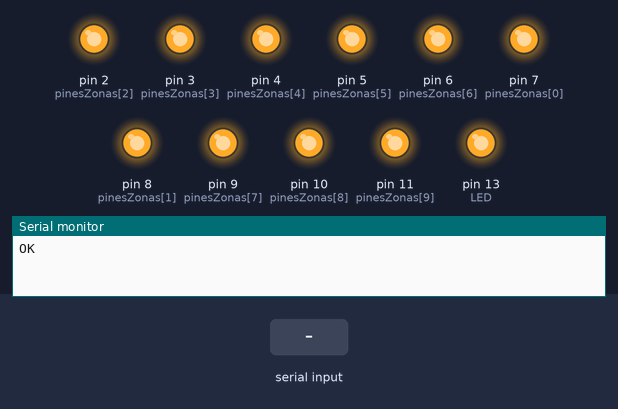
A sketch run on a simulated Arduino Uno, built with avr-gcc and run on an emulated ATmega328P. On the bench: output pins drawn as LEDs (lit = HIGH), the last lines printed to the serial monitor. Dashed ring = blinking. Inputs (shaded band) come from the test bench.

Above: at 1.2 s.
1.3 s: "status:1\n" received over Serial
At 2.4 s:
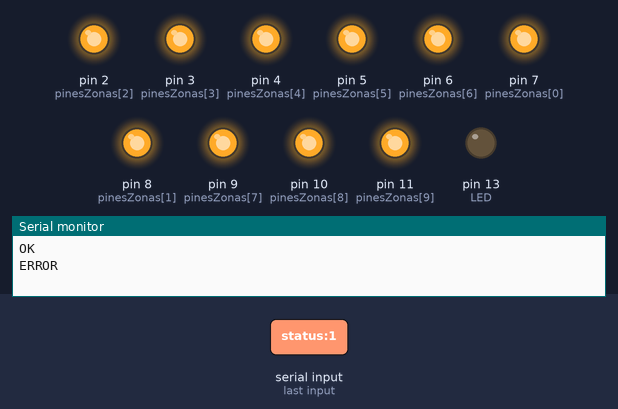
4.3 s: "status\n" received over Serial
At 5.8 s:
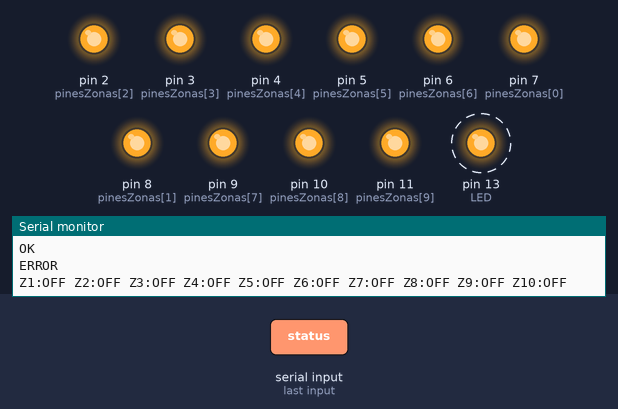
Timing chart, 0 to 12.5 s (numbered marks = the images above; inputs shaded):
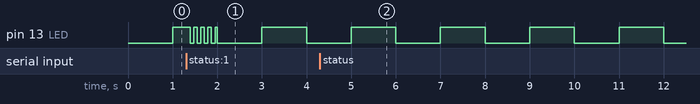

Measured:
- by itself, pin 13 (LED): alternates HIGH for 1.0 s and LOW for 1.0 s

The sketch:

sketch.ino
```cpp
// SmartRiego - Sketch para 10 válvulas con relés activos en bajo (LOW)

const int ZONAS = 10;
const int LED = 13;

const int pinesZonas[ZONAS] = {7, 8, 2, 3, 4, 5, 6, 9, 10, 11}; // Puedes modificar si lo necesitas
bool zonasActivas[ZONAS] = {false};
unsigned long tiemposApagado[ZONAS] = {0};

void setup() {
  Serial.begin(9600);
  while (!Serial);

  for (int i = 0; i < ZONAS; i++) {
    pinMode(pinesZonas[i], OUTPUT);
    digitalWrite(pinesZonas[i], HIGH);  // OFF inicial (activo en bajo)
  }

  pinMode(LED, OUTPUT);
  digitalWrite(LED, LOW);

  Serial.println("OK");
}

void loop() {
  unsigned long ahora = millis();

  // ⏱️ Comprobar temporizadores
  for (int i = 0; i < ZONAS; i++) {
    if (zonasActivas[i] && tiemposApagado[i] > 0 && ahora >= tiemposApagado[i]) {
      digitalWrite(pinesZonas[i], HIGH);  // OFF (relé activo en LOW)
      zonasActivas[i] = false;
      tiemposApagado[i] = 0;
      Serial.print("⏱️ Apagando zona ");
      Serial.println(i + 1);
    }
  }

  // 💡 LED de estado
  bool algunaActiva = false;
  for (int i = 0; i < ZONAS; i++) {
    if (zonasActivas[i]) {
      algunaActiva = true;
      break;
    }
  }
  digitalWrite(LED, algunaActiva ? HIGH : millis() / 1000 % 2);

  // 📥 Comando por Serial
  if (Serial.available()) {
    String comando = Serial.readStringUntil('\n');
    comando.trim();

    if (comando == "status") {
      for (int i = 0; i < ZONAS; i++) {
        Serial.print("Z");
        Serial.print(i + 1);
        Serial.print(":");
        Serial.print(zonasActivas[i] ? "ON " : "OFF ");
      }
      Serial.println();
      return;
    }

    int pos1 = comando.indexOf(':');
    int pos2 = comando.indexOf(':', pos1 + 1);

    int zona = comando.substring(0, pos1).toInt();
    String estado = comando.substring(pos1 + 1, pos2 == -1 ? comando.length() : pos2);
    int tiempo = (pos2 != -1) ? comando.substring(pos2 + 1).toInt() : 0;

    bool exito = false;

    if (zona >= 1 && zona <= ZONAS) {
      int idx = zona - 1;
      if (estado == "on") {
        digitalWrite(pinesZonas[idx], LOW);  // ON
        zonasActivas[idx] = true;
        if (tiempo > 0) tiemposApagado[idx] = ahora + (unsigned long) tiempo * 1000UL;
        exito = true;
      } else if (estado == "off") {
        digitalWrite(pinesZonas[idx], HIGH); // OFF
        zonasActivas[idx] = false;
        tiemposApagado[idx] = 0;
        exito = true;
      }
    }

    if (exito) {
      Serial.println("OK");
      parpadeoRapido(LED, 2, 80);
    } else {
      Serial.println("ERROR");
      parpadeoRapido(LED, 4, 80);
    }
  }
}

// 💡 Parpadeo rápido del LED
void parpadeoRapido(int pin, int veces, int duracion) {
  for (int i = 0; i < veces; i++) {
    digitalWrite(pin, HIGH);
    delay(duracion);
    digitalWrite(pin, LOW);
    delay(duracion);
  }
}
```
